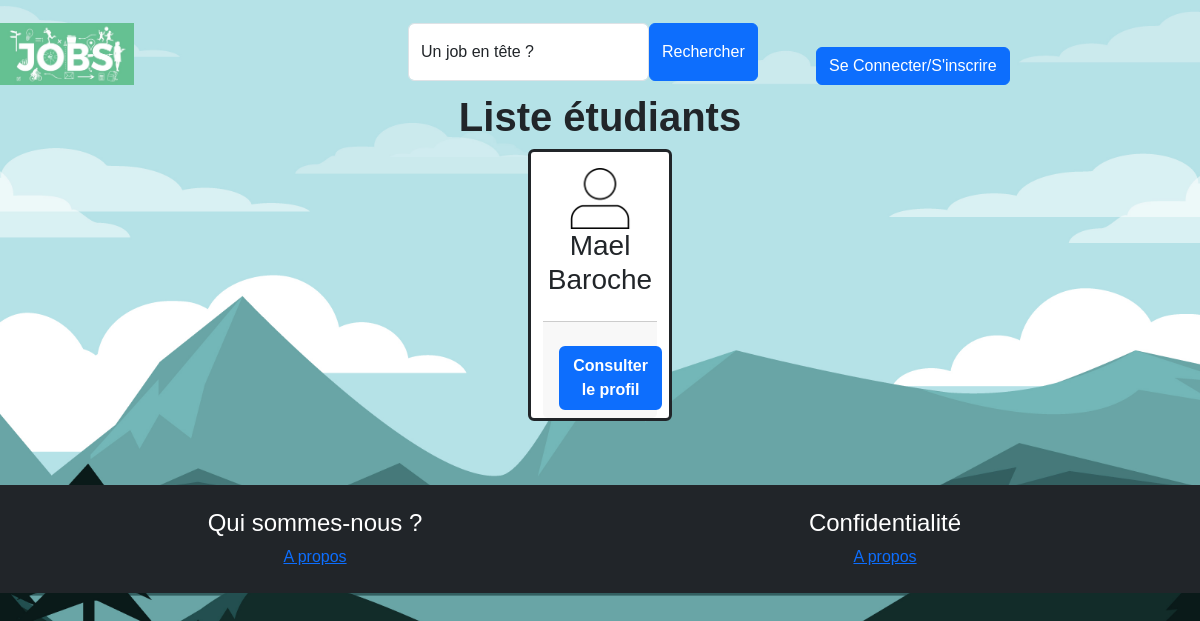
Page /controleur/lesEtuds.php on the earlier database version.
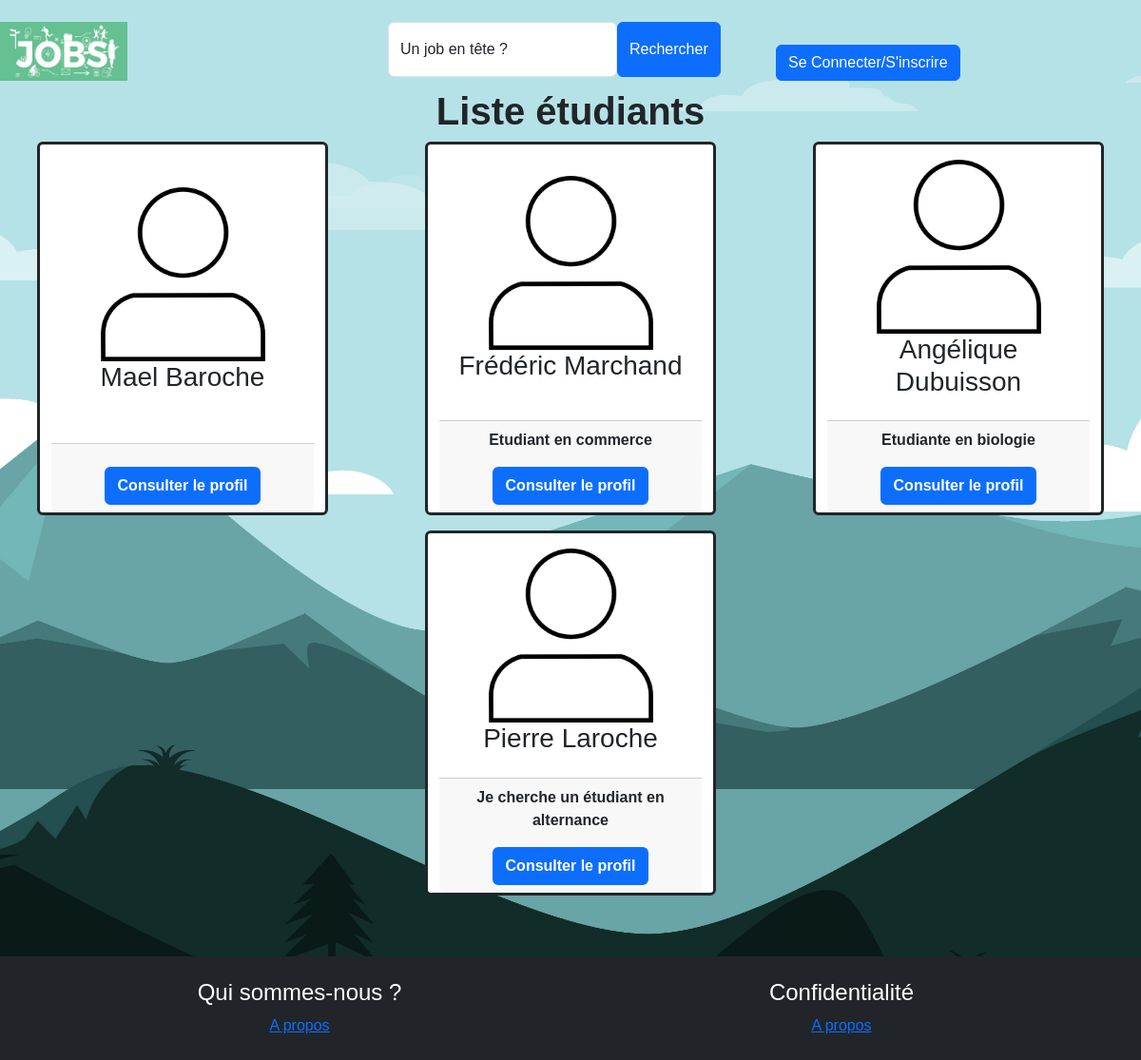
Same page on the later database version.
### tables this page shows
CREATE TABLE `utilisateur` (
  `idUser` int(11) NOT NULL,
  `civilite` tinyint(4) NOT NULL,
  `nom` varchar(30) NOT NULL,
  `prenom` varchar(30) NOT NULL,
  `email` varchar(255) NOT NULL,
  `passwd` text NOT NULL,
  `tel` varchar(20) NOT NULL,
  `imgUser` text NOT NULL DEFAULT 'defaultUser.png',
  `cvUser` text DEFAULT NULL,
  `idStatut` tinyint(4) NOT NULL,
  `bio` text DEFAULT NULL
);

### controleur/lesEtuds.php (called while the page is built)
<?php
    include_once('modele/mod_etudiants.php');
    $lesEtudiants = getAllStudents();
    include_once('vue/vue_listeEtudiants.php');

### modele/mod_etudiants.php (called while the page is built, shortened)
<?php
function getAllStudents(){
    $bdd = db_connect();
    $req = $bdd->prepare("SELECT * FROM utilisateur WHERE idStatut = 1");
    if(!$req->execute()) throw new Exception("Erreur: Recuperation ensemble des etudiants");
    return $req->fetchAll(PDO::FETCH_ASSOC);
}
?>

### vue/vue_listeEtudiants.php (the view)
<?php
    include "vue/vue_entete.php";
?>
    <h1 class="title fw-bold">Liste étudiants</h1>
    <section class="list-students">
      <div class="cards">
          <div class="row justify-content-around mb-3">
                      <?php
                            $comptage = 0;
                            foreach($lesEtudiants as $unEtudiant)
                            {
                              $idEtudiant = $unEtudiant['idUser'];
                              $prenom = $unEtudiant['prenom'];
                              $nom = $unEtudiant['nom'];
                              $biographie = $unEtudiant['bio'];
                      ?>
                                <div class="card text-center fw-bold col-3 border-3 border-dark">
                                    <div class="card-body d-flex flex-column justify-content-center align-items-center">
                                        <img src="vue/images/user.png" alt="Etudiant" class="img-student w-75">
                                        <h3 class="student-name"><?= $prenom," ", $nom ?></h3>
                                    </div>
                                    <div class="card-footer">
                                       <p class="card-text"><?= $biographie ?></p>
                                       <a href="index.php?section=unEtud&idOffre=<?= $idEtudiant ?>" class="btn btn-primary fw-bold border-2">Consulter le profil</a>
                                    </div>
                                </div>
                      <?php
                              $comptage++;
                              if ($comptage>=3){
                                $comptage = 0;
                      ?>
                                </div>
                              </div>
                                <div class="cards">
                                  <div class="row justify-content-around mb-3">
                      <?php
                              }
                            }
                      ?>
          </div>
      </div>
  </section>
<?php include_once("vue/vue_footer.php"); ?>

### vue/vue_entete.php (shortened to what this page needs)
<!DOCTYPE html>
<html lang="fr">
<head>
    <link rel="stylesheet" href="vue/css/style.css">
    <link rel="stylesheet" href="vue/css/bootstrap.min.css">
</head>
<body class="px-0">
  <div class="row">
        <nav class="navbar">
          <div class="container-fluid">
            <div class="row justify-content-between">
              <div class="col-4">
                <a class="navbar-brand" href="index.php">
                  <img src="vue/images/logoJobsEtudiant.jpg" class="logoEntete">
                </a>
              </div>
            <div class="col-4">
              <form class="d-flex" role="search">
                <div class="form-floating">
                  <input class="form-control me-2" type="search" id="floatingInput" placeholder="Une demande ?" aria-label="Search">
                  <label for="floatingInput">Un job en tête ?</label>
                </div>
                  <button class="btn btn-primary" type="submit">Rechercher</button>
              </form>
            </div>
            <div class="col-4 align-self-end">
              <div class="">
                <a href="index.php?section=<?= $isConnected ? "logout" : "login" ?>" class="btn btn-primary"><?= $isConnected ? "Se déconecter" : "Se Connecter/S'inscrire" ?></a>
              </div>
            </div>
          </div>
        </div>
      </nav>
    </div>

### vue/vue_footer.php
<footer class="pb-4 col-12 bg-dark text-white mt-5">
      <div class="container text-center">
  <br>
        <div class="row align-items-start ">
          <div class="col-md-6" id="scrollAPropos">
            <h4>Qui sommes-nous ?</h4>
            <a class="p-1 rounded" href="index.php#aPropos">A propos</a>
          </div>
          <div class="col-md-6">
            <h4>Confidentialité</h4>
            <a class="p-1 rounded" href="vue/confidentialite.txt">A propos</a>
          </div>
        </div>
      </div>
  </footer>
</body>
</html>

### vue/css/style.css (style rules this page uses)
* { margin: 0; padding: 0; box-sizing: border-box; font-family: sans-serif; }
body { background:url("../images/wallpaper2.jpg") no-repeat; height: 100vh; background-size: cover; background-position: center center; background-attachment: fixed; display: flex; flex-direction: column; align-items: center; position: relative; padding: 15px; }
.title { font-size: 40px; font-weight: bold; }
.logoEntete { width: 35%; }

Differences in the rows shown:
added utilisateur: prenom "Frédéric", nom "Marchand", bio "Etudiant en commerce"
added utilisateur: prenom "Angélique", nom "Dubuisson", bio "Etudiante en biologie"
added utilisateur: prenom "Pierre", nom "Laroche", bio "Je cherche un étudiant en alternance"
